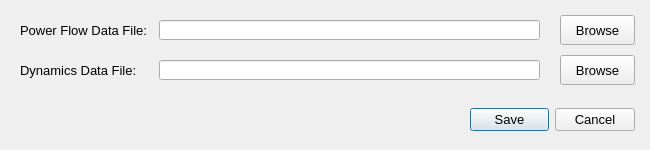
<?xml version="1.0" encoding="UTF-8"?>
<ui version="4.0">
 <class>Dialog_SetDefaultFiles</class>
 <widget class="QDialog" name="Dialog_SetDefaultFiles">
  <property name="windowModality">
   <enum>Qt::ApplicationModal</enum>
  </property>
  <property name="geometry">
   <rect>
    <x>0</x>
    <y>0</y>
    <width>650</width>
    <height>150</height>
   </rect>
  </property>
  <property name="minimumSize">
   <size>
    <width>650</width>
    <height>150</height>
   </size>
  </property>
  <property name="maximumSize">
   <size>
    <width>650</width>
    <height>150</height>
   </size>
  </property>
  <property name="font">
   <font>
    <pointsize>10</pointsize>
   </font>
  </property>
  <property name="windowTitle">
   <string>Import Files</string>
  </property>
  <property name="windowIcon">
   <iconset>
    <normaloff>../pics/hops_icon.PNG</normaloff>../pics/hops_icon.PNG</iconset>
  </property>
  <widget class="QDialogButtonBox" name="buttonBox">
   <property name="geometry">
    <rect>
     <x>470</x>
     <y>100</y>
     <width>165</width>
     <height>40</height>
    </rect>
   </property>
   <property name="orientation">
    <enum>Qt::Horizontal</enum>
   </property>
   <property name="standardButtons">
    <set>QDialogButtonBox::Cancel|QDialogButtonBox::Save</set>
   </property>
  </widget>
  <widget class="QLabel" name="lbl_PowerFlowData">
   <property name="geometry">
    <rect>
     <x>20</x>
     <y>20</y>
     <width>161</width>
     <height>20</height>
    </rect>
   </property>
   <property name="text">
    <string>Power Flow Data File:</string>
   </property>
  </widget>
  <widget class="QLineEdit" name="line_PowerFlowData">
   <property name="geometry">
    <rect>
     <x>159</x>
     <y>20</y>
     <width>381</width>
     <height>20</height>
    </rect>
   </property>
  </widget>
  <widget class="QPushButton" name="btn_BrowsePfData">
   <property name="geometry">
    <rect>
     <x>560</x>
     <y>15</y>
     <width>75</width>
     <height>30</height>
    </rect>
   </property>
   <property name="text">
    <string>Browse</string>
   </property>
  </widget>
  <widget class="QLabel" name="lbl_DynamicsData">
   <property name="geometry">
    <rect>
     <x>20</x>
     <y>60</y>
     <width>161</width>
     <height>20</height>
    </rect>
   </property>
   <property name="text">
    <string>Dynamics Data File:</string>
   </property>
  </widget>
  <widget class="QPushButton" name="btn_BrowseDynData">
   <property name="geometry">
    <rect>
     <x>560</x>
     <y>55</y>
     <width>75</width>
     <height>30</height>
    </rect>
   </property>
   <property name="text">
    <string>Browse</string>
   </property>
  </widget>
  <widget class="QLineEdit" name="line_DynamicsData">
   <property name="geometry">
    <rect>
     <x>159</x>
     <y>60</y>
     <width>381</width>
     <height>20</height>
    </rect>
   </property>
  </widget>
 </widget>
 <resources/>
 <connections>
  <connection>
   <sender>buttonBox</sender>
   <signal>accepted()</signal>
   <receiver>Dialog_SetDefaultFiles</receiver>
   <slot>accept()</slot>
   <hints>
    <hint type="sourcelabel">
     <x>248</x>
     <y>254</y>
    </hint>
    <hint type="destinationlabel">
     <x>157</x>
     <y>274</y>
    </hint>
   </hints>
  </connection>
  <connection>
   <sender>buttonBox</sender>
   <signal>rejected()</signal>
   <receiver>Dialog_SetDefaultFiles</receiver>
   <slot>reject()</slot>
   <hints>
    <hint type="sourcelabel">
     <x>316</x>
     <y>260</y>
    </hint>
    <hint type="destinationlabel">
     <x>286</x>
     <y>274</y>
    </hint>
   </hints>
  </connection>
 </connections>
</ui>
